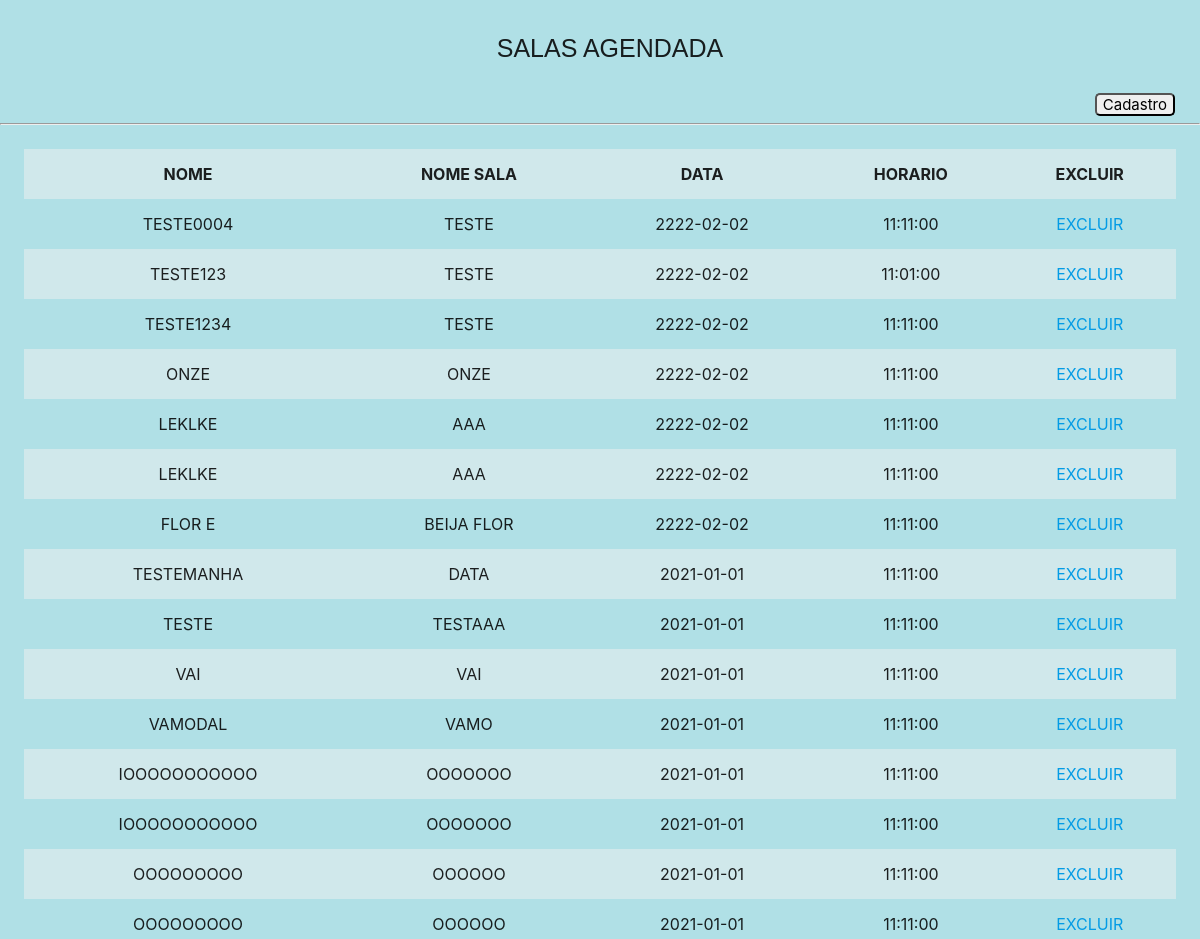
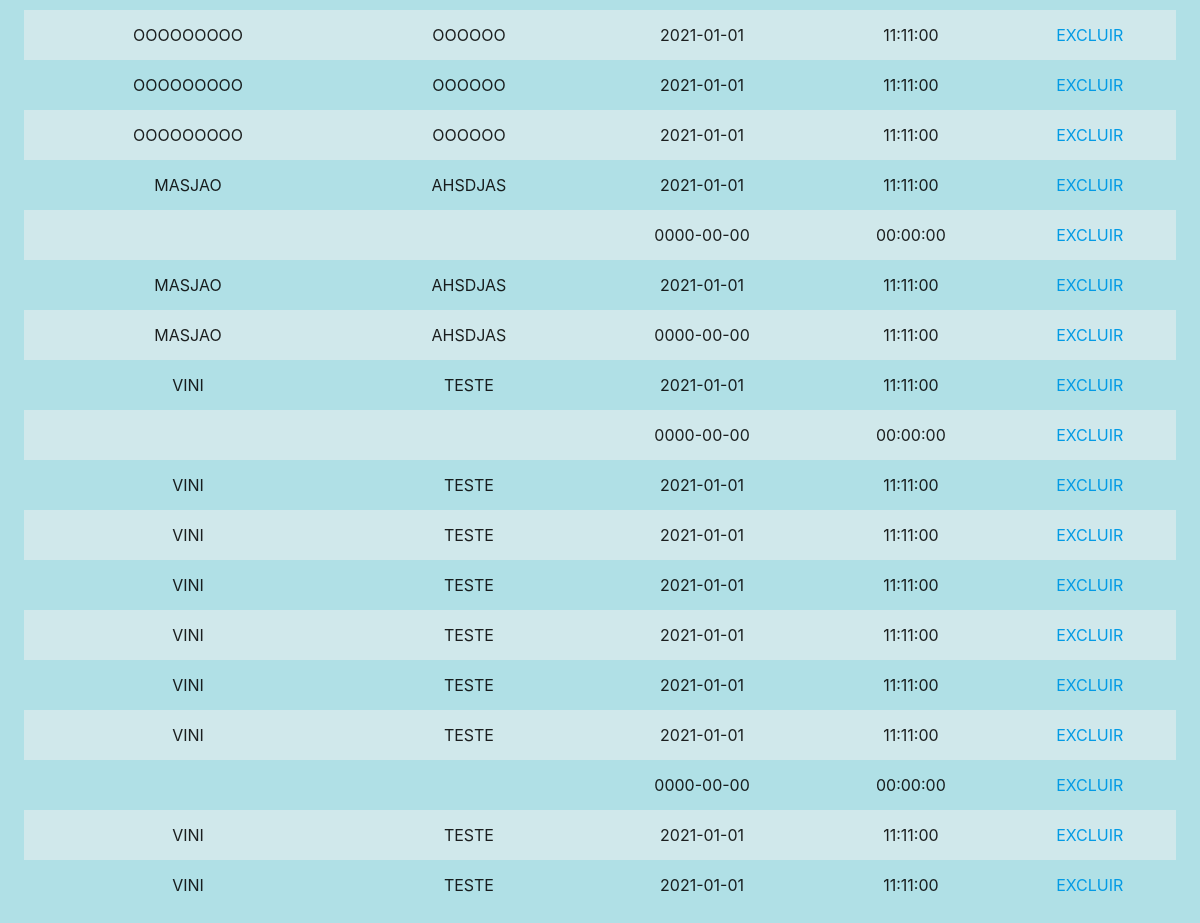
The page / on the database its author committed (2 pictures, top to bottom).
### tables this page shows
CREATE TABLE `agenda_sala` (
  `id` int(11) NOT NULL,
  `nome` varchar(50) NOT NULL,
  `nome_sala` varchar(50) NOT NULL,
  `data` date NOT NULL,
  `horario` time NOT NULL
);

### index.php (the view, shortened to what this page needs)
<?php
require('conexao.php');
$dados = "SELECT * FROM agenda_sala";
$con = $mysqli->query($dados) or die($mysqli->error);
?>
<link rel="stylesheet" href="style.css" />
<link rel="stylesheet" href="https://cdnjs.cloudflare.com/ajax/libs/materialize/1.0.0/css/materialize.min.css">
<p class="subtitle">Salas Agendada</p>
<div id="BtnCabecalho">
<a href="cadastro.php"><button id="BtnCadastro">Cadastro</button></a>
</div>
<hr>
<div class="titleproducts">
    <table class="table bordered striped centered">
        <tbody>
            <tr class="negrito products">
                <td>Nome</td>
                <td>Nome Sala</td>
                <td>Data</td>
                <td>Horario</td>
                <td>Excluir</td>
            </tr>
            <?php while ($dado = $con->fetch_array()) { ?>
                <tr class="products">
                    <td><?php echo $dado['nome']; ?></td>
                    <td><?php echo $dado['nome_sala']; ?></td>
                    <td><?php echo $dado['data']; ?></td>
                    <td><?php echo $dado['horario']; ?></td>
                    <td><a href="excluir.php?id=<?= $dado['id']; ?>">Excluir</a></td>
                </tr>
            <?php } ?>
        </tbody>
    </table>
</div>

### style.css (style rules this page uses)
#BtnCabecalho { text-align: right; }
#BtnCadastro { border-radius: 5px; margin-right: 25px; }
.subtitle { text-align: Center; font-family: Arial, Helvetica, sans-serif; font-size: 25px; margin-top: 30px; margin-left: 20px; text-transform: uppercase; }
.titleproducts { text-transform: uppercase; margin:2% 2% 2% 2%; }
.negrito { font-weight: bold; }
.products { text-align: center; }

### rows shown on the page
agenda_sala: nome "TESTE0004", nome_sala "TESTE", data "2222-02-02", horario "11:11:00"
agenda_sala: nome "TESTE123", nome_sala "TESTE", data "2222-02-02", horario "11:01:00"
agenda_sala: nome "TESTE1234", nome_sala "TESTE", data "2222-02-02", horario "11:11:00"
agenda_sala: nome "ONZE", nome_sala "ONZE", data "2222-02-02", horario "11:11:00"
agenda_sala: nome "LEKLKE", nome_sala "AAA", data "2222-02-02", horario "11:11:00"
agenda_sala: nome "LEKLKE", nome_sala "AAA", data "2222-02-02", horario "11:11:00"
agenda_sala: nome "FLOR E", nome_sala "BEIJA FLOR", data "2222-02-02", horario "11:11:00"
agenda_sala: nome "TESTEMANHA", nome_sala "DATA", data "2021-01-01", horario "11:11:00"
agenda_sala: nome "TESTE", nome_sala "TESTAAA", data "2021-01-01", horario "11:11:00"
agenda_sala: nome "VAI", nome_sala "VAI", data "2021-01-01", horario "11:11:00"
agenda_sala: nome "VAMODAL", nome_sala "VAMO", data "2021-01-01", horario "11:11:00"
agenda_sala: nome "IOOOOOOOOOOO", nome_sala "OOOOOOO", data "2021-01-01", horario "11:11:00"
agenda_sala: nome "IOOOOOOOOOOO", nome_sala "OOOOOOO", data "2021-01-01", horario "11:11:00"
agenda_sala: nome "OOOOOOOOO", nome_sala "OOOOOO", data "2021-01-01", horario "11:11:00"
agenda_sala: nome "OOOOOOOOO", nome_sala "OOOOOO", data "2021-01-01", horario "11:11:00"
agenda_sala: nome "OOOOOOOOO", nome_sala "OOOOOO", data "2021-01-01", horario "11:11:00"
agenda_sala: nome "OOOOOOOOO", nome_sala "OOOOOO", data "2021-01-01", horario "11:11:00"
agenda_sala: nome "OOOOOOOOO", nome_sala "OOOOOO", data "2021-01-01", horario "11:11:00"
agenda_sala: nome "MASJAO", nome_sala "AHSDJAS", data "2021-01-01", horario "11:11:00"
agenda_sala: data "0000-00-00", horario "00:00:00"
agenda_sala: nome "MASJAO", nome_sala "AHSDJAS", data "2021-01-01", horario "11:11:00"
agenda_sala: nome "MASJAO", nome_sala "AHSDJAS", data "0000-00-00", horario "11:11:00"
agenda_sala: nome "VINI", nome_sala "TESTE", data "2021-01-01", horario "11:11:00"
agenda_sala: data "0000-00-00", horario "00:00:00"
agenda_sala: nome "VINI", nome_sala "TESTE", data "2021-01-01", horario "11:11:00"
agenda_sala: nome "VINI", nome_sala "TESTE", data "2021-01-01", horario "11:11:00"
agenda_sala: nome "VINI", nome_sala "TESTE", data "2021-01-01", horario "11:11:00"
agenda_sala: nome "VINI", nome_sala "TESTE", data "2021-01-01", horario "11:11:00"
agenda_sala: nome "VINI", nome_sala "TESTE", data "2021-01-01", horario "11:11:00"
agenda_sala: nome "VINI", nome_sala "TESTE", data "2021-01-01", horario "11:11:00"
agenda_sala: data "0000-00-00", horario "00:00:00"
agenda_sala: nome "VINI", nome_sala "TESTE", data "2021-01-01", horario "11:11:00"
agenda_sala: nome "VINI", nome_sala "TESTE", data "2021-01-01", horario "11:11:00"
